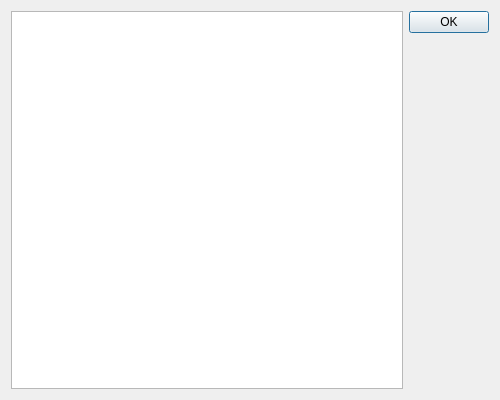
<?xml version="1.0" encoding="UTF-8"?>
<ui version="4.0">
 <class>AchimentDialog</class>
 <widget class="QDialog" name="AchimentDialog">
  <property name="geometry">
   <rect>
    <x>0</x>
    <y>0</y>
    <width>500</width>
    <height>400</height>
   </rect>
  </property>
  <property name="windowTitle">
   <string>Dialog</string>
  </property>
  <layout class="QGridLayout" name="gridLayout">
   <item row="0" column="0" rowspan="2">
    <widget class="QTableWidget" name="tableWidget_achievement"/>
   </item>
   <item row="0" column="1">
    <widget class="QPushButton" name="btn_OK">
     <property name="text">
      <string>OK</string>
     </property>
    </widget>
   </item>
   <item row="1" column="1">
    <spacer name="verticalSpacer">
     <property name="orientation">
      <enum>Qt::Vertical</enum>
     </property>
     <property name="sizeHint" stdset="0">
      <size>
       <width>20</width>
       <height>310</height>
      </size>
     </property>
    </spacer>
   </item>
  </layout>
 </widget>
 <resources/>
 <connections/>
</ui>
